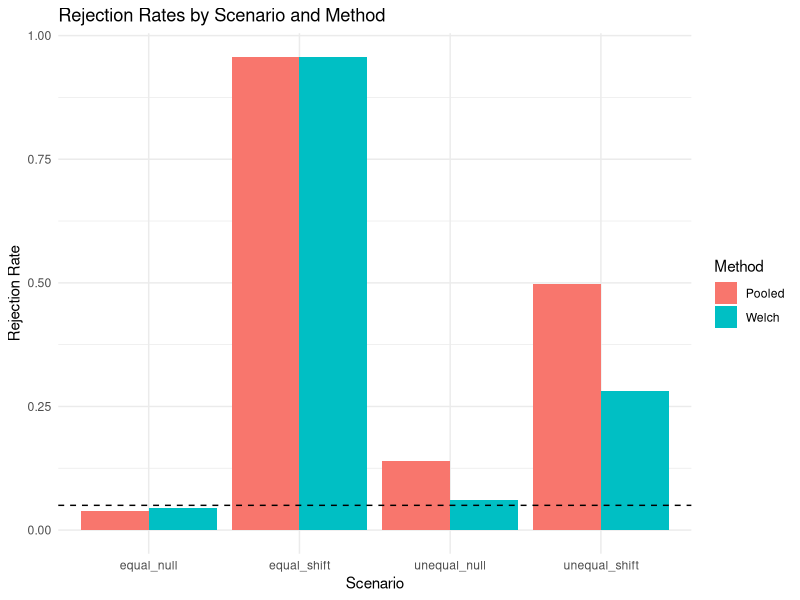

This figure's R source:

library(dplyr)
library(tidyr)
library(tibble)
library(readr)
library(stringr)
library(forcats)
library(purrr)
library(ggplot2)


# PROBLEM 1
# Part A

sales_raw <- tibble(
  sale_id = 1:8,
  customer_id = c("C1", "C2", "C1", "C3", "C2", "C4", "C5", "C2"),
  item_raw = c(" Pen", "PEN ", "Notebook", " pen ",
               "FOLDER", "Folder ", " ERASER ", "pen"),
  amount_raw = c("$10.00", "$20.00", NA, "$15.00",
                 "$30.00", "$25.00", NA, "$20.00"),
  discount_raw = c("0%", "10%", "5%", "0%", "20%", "10%", "0%", "0%"),
  code_raw = c("ST-101", "ON-102", "ST-103", "ON-104",
               "bad", "ST-106", "ON-107X", "on-108"),
  tags = c("gift;urgent", "online", "gift", "member",
           "online;member", "gift", "member", "gift;member")
)

sales_clean <- sales_raw %>%
  mutate(
    item_clean = str_to_lower(str_squish(item_raw)),
    amount = parse_number(amount_raw),
    discount_rate = parse_number(discount_raw) / 100,
    net_amount = amount * (1 - discount_rate),
    size = case_when(
      is.na(net_amount) ~ "unrecorded",
      net_amount >= 20 ~ "large",
      TRUE ~ "small"
    )
  )

sales_clean %>%
  select(sale_id, item_clean, amount, discount_rate, net_amount, size)

# str_squish() removes extra spaces and str_to_lower() makes
# all item names lowercase.
# parse_number() converts the dollar amounts and discounts to numbers.
# Dividing by 100 converts discounts into proportions.
# net_amount calculates the sale amount after the discount.
# case_when() labels sales as large, small, or unrecorded.
# Missing amounts remain NA.


# Part B

sales_codes <- sales_clean %>%
  mutate(
    code_clean = str_to_upper(str_trim(code_raw)),
    valid_code = str_detect(code_clean, "^(ST|ON)-[0-9]{3}$")
  )

invalid_codes <- sales_codes %>%
  filter(!valid_code) %>%
  select(sale_id, code_raw, code_clean)

invalid_codes

# The invalid codes are sale 5 (BAD) and sale 7 (ON-107X).
# Both fail the required code format.

valid_code_parts <- sales_codes %>%
  filter(valid_code) %>%
  select(sale_id, code_raw, code_clean) %>%
  separate_wider_delim(
    code_clean,
    delim = "-",
    names = c("channel", "number")
  )

valid_code_parts

sale_tags <- sales_clean %>%
  select(sale_id, tags) %>%
  separate_longer_delim(tags, delim = ";")

sale_tags

# separate_wider_delim() splits one column into multiple columns,
# while separate_longer_delim() splits values into multiple rows.


# Part C

customer_summary <- sales_clean %>%
  summarise(
    sales_n = n(),
    known_n = sum(!is.na(net_amount)),
    large_n = sum(net_amount >= 20, na.rm = TRUE),
    large_share = if_else(
      known_n > 0,
      large_n / known_n,
      NA_real_
    ),
    .by = customer_id
  ) %>%
  arrange(customer_id)

customer_summary

# For C1, the numerator is 0 because none of its known sales
# have a net amount of at least 20.
# The denominator is 1 because only one sale has a known amount.
# Therefore, C1's large_share is 0 / 1 = 0.
# C5 has no known amounts, so large_share is NA.

sales_factors <- sales_clean %>%
  mutate(
    item_factor = fct_infreq(factor(item_clean)),
    item_group = fct_lump_n(
      factor(item_clean),
      n = 2,
      other_level = "Other"
    )
  )

levels(sales_factors$item_factor)
levels(sales_factors$item_group)

sales_factors %>%
  count(item_factor)

sales_factors %>%
  count(item_group)

# fct_infreq() changes the order of factor levels based on frequency.
# It does not remove or combine any categories.
# fct_lump_n() keeps the two most frequent categories and combines
# the remaining categories into Other.
# Pen appears 4 times, folder 2 times, and Other 2 times.


# PROBLEM 2
# Part A

reports_raw <- tibble(
  form = c("A", "A", "A", "B", "B", "B"),
  line = c(1, 2, 3, 1, 2, 3),
  customer_id = c("C1", NA, "C2", "C3", NA, "C4"),
  round = c(1, 3, 1, 1, 2, 1),
  primary_amount = c(10, -999, 20, NA, 0, 30),
  backup_amount = c(NA, 15, 25, NA, 99, NA)
)

customers <- tibble(
  customer_id = c("C1", "C2", "C3", "C5"),
  region = c("North", "South", NA, "West")
)

reports_labeled <- reports_raw %>%
  arrange(form, line) %>%
  group_by(form) %>%
  fill(customer_id, .direction = "down") %>%
  ungroup()

reports_clean <- reports_labeled %>%
  mutate(
    primary_clean = na_if(primary_amount, -999),
    amount = coalesce(primary_clean, backup_amount)
  )

reports_clean %>%
  select(form, line, customer_id, round,
         primary_amount, backup_amount, amount)

# fill() uses the nearest customer ID above a missing ID
# within the same form.
# na_if() changes -999 into NA because it represents missing data.
# coalesce() uses the primary amount first and only uses the backup
# when the primary amount is missing.
# A recorded zero is kept because zero is a valid amount, not NA.

reports_complete <- reports_clean %>%
  select(customer_id, round, amount) %>%
  mutate(recorded_row = TRUE) %>%
  complete(customer_id, round = 1:3) %>%
  mutate(recorded_row = replace_na(recorded_row, FALSE))

reports_complete

original_rows <- nrow(reports_clean)
added_rows <- nrow(reports_complete) - original_rows

missing_before <- sum(is.na(reports_clean$amount))
missing_after <- sum(is.na(reports_complete$amount))

original_rows
added_rows
missing_before
missing_after

# There are 6 original rows and 6 added rows.
# Missing amounts increase from 1 before completion to 7 afterward.
# An explicit missing value is C3 in round 1, where amount is NA.
# An implicit missing value is C1 in round 2, which had no row.
# recorded_row identifies which rows originally existed.


# Part B

customers %>%
  count(customer_id) %>%
  filter(n > 1)

sum(is.na(customers$customer_id))

reports_clean %>%
  count(customer_id, round) %>%
  filter(n > 1)

# There are no duplicate customer IDs in customers.
# There are no missing customer IDs in customers.
# There are no repeated customer-round combinations in reports_clean.

customers_marked <- customers %>%
  mutate(customer_found = TRUE)

reports_joined <- reports_clean %>%
  left_join(
    customers_marked,
    by = join_by(customer_id),
    relationship = "many-to-one",
    na_matches = "never"
  ) %>%
  mutate(customer_found = replace_na(customer_found, FALSE))

reports_joined %>%
  select(customer_id, round, amount, region, customer_found)

only_reports <- reports_clean %>%
  distinct(customer_id) %>%
  anti_join(
    customers,
    by = join_by(customer_id),
    na_matches = "never"
  )

only_customers <- customers %>%
  distinct(customer_id) %>%
  anti_join(
    reports_clean,
    by = join_by(customer_id),
    na_matches = "never"
  )

only_reports
only_customers

# C4 appears only in reports_clean.
# C5 appears only in customers.
# C3 has customer_found = TRUE because its customer record exists,
# even though the region is missing.
# C4 has customer_found = FALSE because no customer record matches.
# A missing region alone cannot distinguish these two situations.


# Part C

# customers_bad was not defined in the provided assignment setup.
# This example duplicates C2 with conflicting region information.

customers_bad <- tibble(
  customer_id = c("C1", "C2", "C2", "C3", "C5"),
  region = c("North", "South", "East", NA, "West")
)

reports_duplicated <- reports_clean %>%
  left_join(
    customers_bad,
    by = join_by(customer_id),
    relationship = "many-to-many"
  )

nrow(reports_clean)
nrow(reports_duplicated)

sum(reports_clean$amount, na.rm = TRUE)
sum(reports_duplicated$amount, na.rm = TRUE)

reports_duplicated %>%
  count(customer_id, round) %>%
  filter(n > 1)

# Using the example customers_bad, rows increase from 6 to 7.
# The total amount increases from 75 to 95.
# C2 in round 1 is repeated because it matches two customer records.
# Its amount of 20 is counted twice, increasing the total by 20.
# Using relationship = "many-to-one" would produce an error
# because one report matches multiple customer records.
# Allowing many-to-many permits the join but does not resolve
# the conflicting customer regions.

reports_wide <- reports_complete %>%
  select(customer_id, round, amount) %>%
  pivot_wider(
    names_from = round,
    values_from = amount,
    names_prefix = "round_"
  )

reports_wide

reports_long <- reports_wide %>%
  pivot_longer(
    cols = starts_with("round_"),
    names_to = "round",
    names_prefix = "round_",
    values_to = "amount",
    values_drop_na = TRUE
  )

nrow(reports_long)

# The wide table contains one row per customer with three round columns.
# After pivoting back to long and dropping NA values, 5 rows remain.
# Dropping missing values removes unknown amounts from the data.
# It does not recover the values because they were never recorded.


# PROBLEM 3
# Part A

two_sample_t <- function(x, y, equal_var = FALSE, alpha = 0.05) {
  nx <- length(x)
  ny <- length(y)
  
  mean_x <- mean(x)
  mean_y <- mean(y)
  
  var_x <- var(x)
  var_y <- var(y)
  
  if (equal_var) {
    pooled_var <- ((nx - 1) * var_x + (ny - 1) * var_y) /
      (nx + ny - 2)
    
    se <- sqrt(pooled_var * (1 / nx + 1 / ny))
    df <- nx + ny - 2
    method <- "Pooled"
  } else {
    se <- sqrt(var_x / nx + var_y / ny)
    
    df <- (var_x / nx + var_y / ny)^2 /
      ((var_x / nx)^2 / (nx - 1) +
         (var_y / ny)^2 / (ny - 1))
    
    method <- "Welch"
  }
  
  t_stat <- (mean_x - mean_y) / se
  p_value <- 2 * pt(abs(t_stat), df = df, lower.tail = FALSE)
  
  reject <- p_value < alpha
  
  return(list(
    method = method,
    t_stat = t_stat,
    df = df,
    p_value = p_value,
    reject = reject
  ))
}

x_check <- c(12, 15, 14, 10, 13)
y_check <- c(9, 11, 8, 10, 7, 12, 9, 8)

welch_result <- two_sample_t(x_check, y_check)
pooled_result <- two_sample_t(x_check, y_check, equal_var = TRUE)

welch_result
pooled_result

welch_ref <- t.test(x_check, y_check, var.equal = FALSE)
pooled_ref <- t.test(x_check, y_check, var.equal = TRUE)

welch_check <- c(
  t_stat = abs(welch_result$t_stat - unname(welch_ref$statistic)) < 1e-8,
  df = abs(welch_result$df - unname(welch_ref$parameter)) < 1e-8,
  p_value = abs(welch_result$p_value - welch_ref$p.value) < 1e-8
)

pooled_check <- c(
  t_stat = abs(pooled_result$t_stat - unname(pooled_ref$statistic)) < 1e-8,
  df = abs(pooled_result$df - unname(pooled_ref$parameter)) < 1e-8,
  p_value = abs(pooled_result$p_value - pooled_ref$p.value) < 1e-8
)

welch_check
pooled_check

# The null hypothesis is that the two population means are equal.
# The alternative hypothesis is that the means are different.
# Welch's test allows unequal variances, while the pooled test
# assumes equal population variances.
# Both tests use their calculated standard error and degrees
# of freedom to calculate the t-statistic and two-sided p-value.
# The null hypothesis is rejected when the p-value is below 0.05.
# All three verification comparisons return TRUE for both methods.
# Therefore, the differences in t-statistic, degrees of freedom,
# and p-value are all smaller than 1e-8.


# Part B

B <- 1000
n_x <- 20
n_y <- 40
alpha <- 0.05

scenarios <- data.frame(
  scenario = c("equal_null", "unequal_null",
               "equal_shift", "unequal_shift"),
  mean_x = c(0, 0, 0, 0),
  mean_y = c(0, 0, 1, 1),
  sd_x = c(1, 3, 1, 3),
  sd_y = c(1, 1, 1, 1)
)

set.seed(2026)

total_rows <- nrow(scenarios) * B * 2

simulation_results <- data.frame(
  scenario = character(total_rows),
  replicate = integer(total_rows),
  method = character(total_rows),
  t_stat = numeric(total_rows),
  df = numeric(total_rows),
  p_value = numeric(total_rows),
  reject = logical(total_rows)
)

row_index <- 1

for (i in 1:nrow(scenarios)) {
  for (j in 1:B) {
    
    x <- rnorm(
      n_x,
      mean = scenarios$mean_x[i],
      sd = scenarios$sd_x[i]
    )
    
    y <- rnorm(
      n_y,
      mean = scenarios$mean_y[i],
      sd = scenarios$sd_y[i]
    )
    
    welch <- two_sample_t(x, y, equal_var = FALSE, alpha = alpha)
    pooled <- two_sample_t(x, y, equal_var = TRUE, alpha = alpha)
    
    for (result in list(welch, pooled)) {
      
      simulation_results[row_index, ] <- list(
        scenarios$scenario[i],
        j,
        result$method,
        result$t_stat,
        result$df,
        result$p_value,
        result$reject
      )
      
      row_index <- row_index + 1
    }
  }
}

head(simulation_results, 6)
nrow(simulation_results)

# Four scenarios are simulated 1000 times for two methods.
# This produces 8000 total rows in simulation_results.
# The same independently generated x and y samples are used
# for Welch and pooled tests within each repetition.
# set.seed(2026) makes the simulation reproducible.

simulation_summary <- simulation_results %>%
  summarise(
    mean_t = mean(t_stat),
    sd_t = sd(t_stat),
    rejection_rate = mean(reject),
    .by = c(scenario, method)
  ) %>%
  arrange(scenario, method)

simulation_summary %>%
  mutate(
    mean_t = round(mean_t, 3),
    sd_t = round(sd_t, 3),
    rejection_rate = round(rejection_rate, 3)
  )

# The summary has eight rows, one for each scenario and method.
# mean_t is the average t-statistic.
# sd_t is the standard deviation of the simulated t-statistics.
# rejection_rate is the proportion of tests that reject H0.

ggplot(
  simulation_summary,
  aes(x = scenario, y = rejection_rate, fill = method)
) +
  geom_col(position = "dodge") +
  geom_hline(yintercept = 0.05, linetype = "dashed") +
  labs(
    title = "Rejection Rates by Scenario and Method",
    x = "Scenario",
    y = "Rejection Rate",
    fill = "Method"
  ) +
  theme_minimal()

# Short Report:
# With equal means and variances, both tests have rejection rates near 0.05, with pooled at 0.038 and Welch at 0.044.
# Under unequal variances, the pooled test has a higher Type I error rate of 0.139, compared with Welch at 0.061.
# When the means differ, rejection rates increase, indicating greater power, although Welch has lower power than the pooled test in the unequal-variance scenario.
# Higher power alone is not enough to judge a test because it must also control Type I errors, and the simulated rates can vary randomly.
